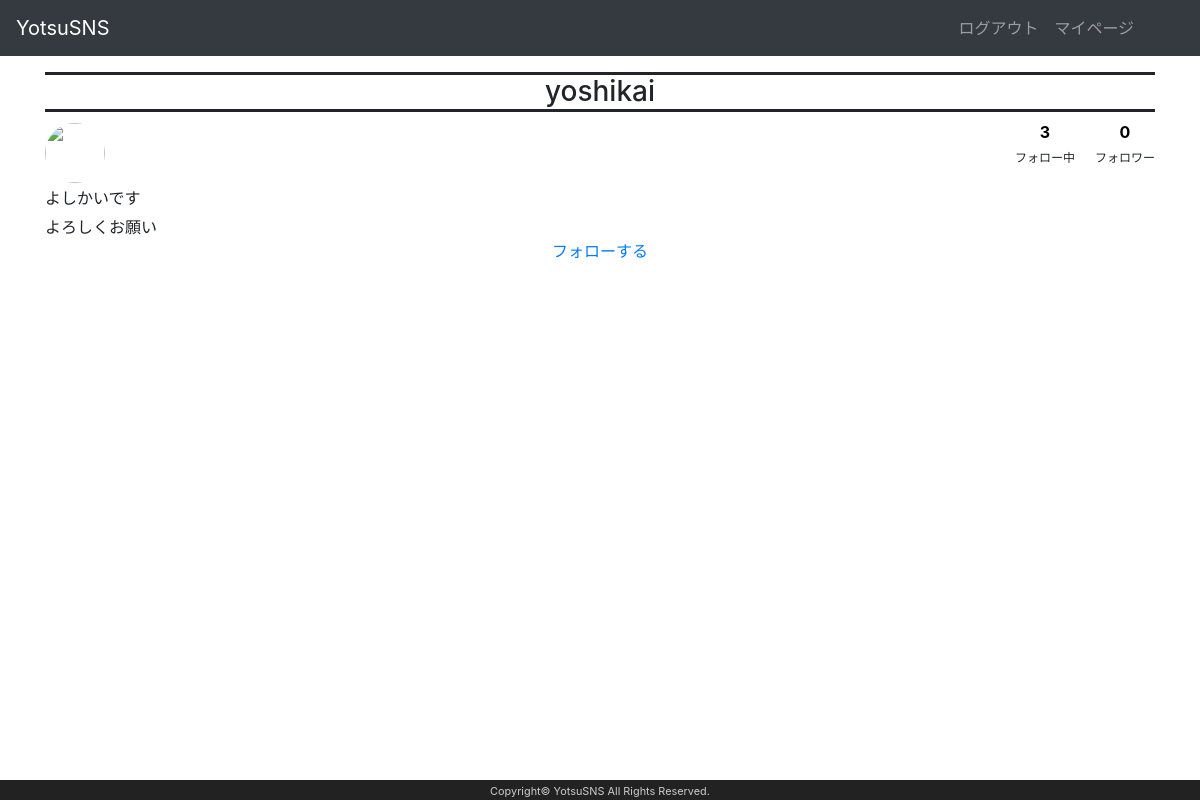
Screenshot of /accounts/yoshikai (signed in) with the database file from the repository.
### accounts/models.py (models this page shows, shortened)
class AuthUser(AbstractBaseUser, PermissionsMixin):
    class Meta:
        verbose_name='ユーザ'
    username = models.CharField(
        verbose_name='ユーザID',
        unique=True,
        max_length=30,
    )
    email = models.EmailField(unique=True)
    date_joined = models.DateTimeField(auto_now_add=True)
    is_active = models.BooleanField(default=True)
    is_staff = models.BooleanField(default=False)
    USERNAME_FIELD = 'username'
    REQUIRED_FIELDS = ['email']
    objects = AuthUserManager()

class Profile(models.Model):
    owner=models.ForeignKey(
        AuthUser,
        on_delete=models.CASCADE,
        related_name='profile_owner')
    pro_image=StdImageField(
        upload_to='images/',
        null=True,
        blank=True,
        variations={
            'large':(600,400),
            'thumbnail':(100,100,True),
            'medium':(300,200),
        })
    name=models.CharField(default=None,max_length=30,null=True,blank=True)
    profile_text=models.CharField(default=None,max_length=140,null=True,blank=True)

### accounts/views.py (the view)
# urls.py: path('<str:user_id>',views.UserPage,name='userpage'),
@login_required(login_url='/accounts/login')
def UserPage(request,user_id):
    owner=AuthUser.objects.get(username=user_id)
    followercount=Follow.objects.filter(followed=owner).count()
    followingcount=Follow.objects.filter(owner=owner).count()
    count=Follow.objects.filter(owner=request.user,followed=owner).count()
    if request.user == owner:
        count=-1
    params={
        'user':owner,
        'followercount':followercount,
        'followingcount':followingcount,
        'count':count,
    }
    return render(request,'accounts/userpage.html',params)

### accounts/templates/accounts/userpage.html
{% extends "accounts/layout.html" %}
{% block static %}
{% load static %}
<link rel="stylesheet" type="text/css" href="{% static 'accounts/css/edit.css' %}">
{% endblock %}
{% block content %}
<h3>{{user.username}}</h3>
<div class="user">
<img src="{% if user.profile_owner.get.pro_image %}{{user.profile_owner.get.pro_image.thumbnail.url}}{% else %}/media/images/def_thumbnail.jpg{% endif %}">
<div class="verwrap">
    <p>
    <a class="weight" href="{% url 'followers' user.username %}">{{followercount}}</a></p>
    <p class="mypgfollow">フォロワー</p>
</div>
<div class="verwrap">
    <p>
    <a class="weight" href="{% url 'following' user.username %}">{{followingcount}}</a></p>
    <p class="mypgfollow">フォロー中</p>
</div>
</div>
<p>
{% if user.profile_owner.get.name %}
{{user.profile_owner.get.name}}
</p>
{% endif %}
<div class="profile">
    {% if user.profile_owner.get.profile_text %}
    {{user.profile_owner.get.profile_text}}
    {% endif %}
</div>
{% if count > 0 %}
<div class="myfollow">フォロー中</div>
{% elif count < 0 %}
<p></p>
{% else %}
<div class="myfollow">
<a class="myfollow" href="{% url 'followtry' user.username %}">フォローする</a>
</div>
{% endif %}
{% endblock %}

### accounts/static/accounts/css/edit.css (style rules this page uses)
h3 { text-align: center; border-top: solid 3px; border-bottom: solid 3px; }
p { display:inline-block; margin-bottom: 5px; }
img { border-radius: 50%; margin-top: 3px; margin-bottom: 3px; margin-right: 5px; width: 60px; height: 60px; }
.verwrap { display: flex; flex-direction: column; float: right; text-align: center; margin-left: 20px; }
.mypgfollow { font-size: 12px; }
.weight { font-weight: bold; }
.myfollow { text-align: center; }
a.weight { color: black; }

### rows the page displays
AuthUser: username "yoshikai", profile_owner.get.name "よしかいです", profile_owner.get.profile_text "よろしくお願い"

### other values shown
{{ followercount }} "0"
{{ followingcount }} "3"
